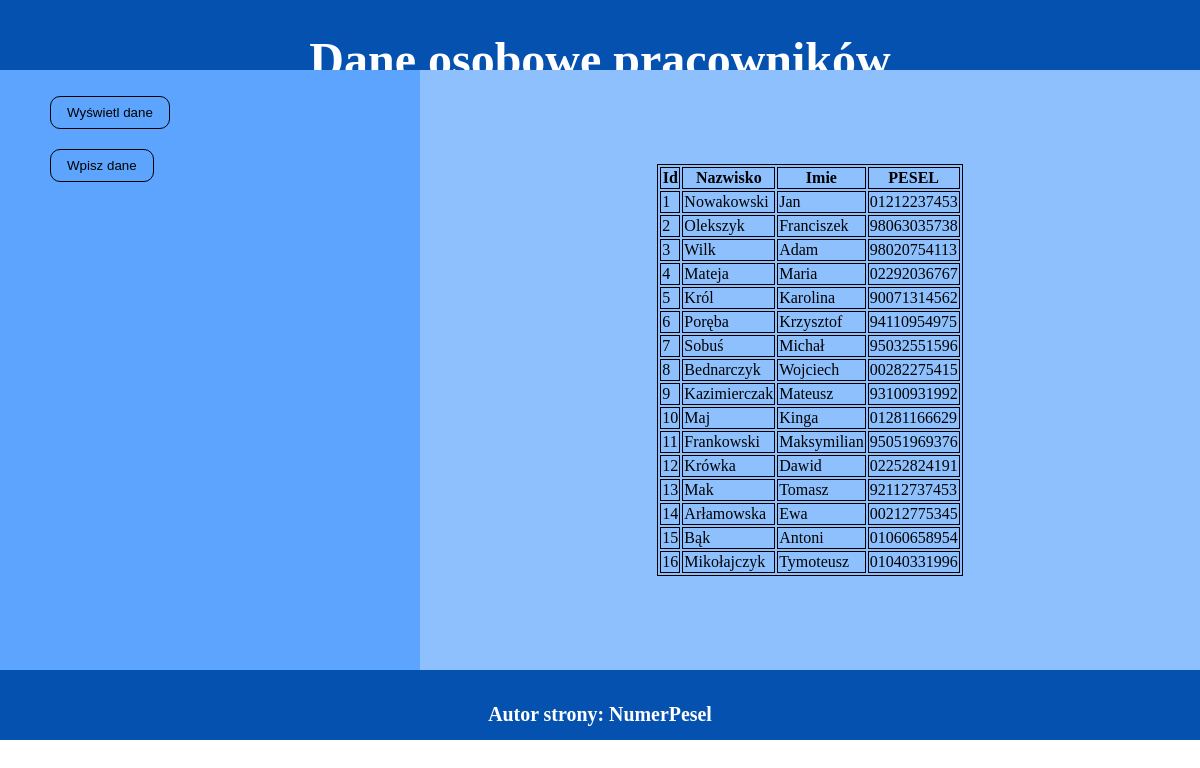
The page /rozwiazanie/index.php on the database its author committed.
### tables this page shows
CREATE TABLE `pracownicy` (
  `id` int(11) NOT NULL,
  `nazwisko` varchar(20) NOT NULL,
  `imie` varchar(20) NOT NULL,
  `PESEL` varchar(11) NOT NULL
);

### rozwiazanie/index.php (the view, shortened to what this page needs)
<?php
$connection=mysqli_connect("localhost", "root", "", "firma");
$result=mysqli_query($connection, "SELECT * FROM pracownicy;");
?>
<!DOCTYPE html>
<html lang="en">
<head>
    <link rel="stylesheet" type="text/css" href="./style.css">
</head>
<body>
    <div class="h1">
        <h1>Dane osobowe pracowników</h1></div>
    <div class="flexmain">
        <span class="flexleft">
            <ul class="ul1" type="none">
                <li><a href="index.php"><button class="btn">Wyświetl dane</button></a></li>
                <li><a href="formularz.php"><button class="btn">Wpisz dane</button></a></li>
            </ul>
        </span>
        <span class="flexright">
            <table style='margin: auto; border: 1px solid black;'>
        <tr><th>Id</th><th>Nazwisko</th><th>Imie</th><th>PESEL</th></tr>
        <?php
    while($row=mysqli_fetch_array($result)){
        echo "<tr>
        <td>".$row['id']."</td>
        <td>".$row['nazwisko']."</td>
        <td>".$row['imie']."</td>
        <td>".$row['PESEL']."</td>
        </tr>";
    }
?>
        </table>
        </span>
    </div>
    <div class="footer"><h5>Autor strony: NumerPesel</h5></div>
</body>
</html>

### rozwiazanie/style.css (style rules this page uses)
html { height: 100%; width: 100%; }
body { margin: 0px 0px 0px 0px; height: 100%; width:100%; font-family: Garamond; }
.h1 { display: flex; justify-content: center; height: 70px; background-color: #0451b0; color: white; font-size: 150%; }
.footer { display: flex; justify-content: center; height: 70px; background-color: #0451b0; color: white; font-size: 150%; }
.flexmain { display: flex; flex-direction: row; justify-content: flex-start; }
.flexleft { height: 600px; width: 35%; background-color: #5ca4fd; }
.flexright { height: 600px; width: 65%; background-color: #8ec0fd; display: flex; justify-content: center; }
.ul1 { width: 180px; }
.btn { padding-top:8px; padding-bottom: 8px; padding-left: 16px; padding-right: 16px; margin: 10px; border: 1px solid black; border-radius: 10px; background-color: transparent; }
a { text-decoration: none; }
td { border:1px solid black; }
th { border: 1px solid black; }

### rows shown on the page
pracownicy: id "1", nazwisko "Nowakowski", imie "Jan", PESEL "01212237453"
pracownicy: id "2", nazwisko "Olekszyk", imie "Franciszek", PESEL "98063035738"
pracownicy: id "3", nazwisko "Wilk", imie "Adam", PESEL "98020754113"
pracownicy: id "4", nazwisko "Mateja", imie "Maria", PESEL "02292036767"
pracownicy: id "5", nazwisko "Król", imie "Karolina", PESEL "90071314562"
pracownicy: id "6", nazwisko "Poręba", imie "Krzysztof", PESEL "94110954975"
pracownicy: id "7", nazwisko "Sobuś", imie "Michał", PESEL "95032551596"
pracownicy: id "8", nazwisko "Bednarczyk", imie "Wojciech", PESEL "00282275415"
pracownicy: id "9", nazwisko "Kazimierczak", imie "Mateusz", PESEL "93100931992"
pracownicy: id "10", nazwisko "Maj", imie "Kinga", PESEL "01281166629"
pracownicy: id "11", nazwisko "Frankowski", imie "Maksymilian", PESEL "95051969376"
pracownicy: id "12", nazwisko "Krówka", imie "Dawid", PESEL "02252824191"
pracownicy: id "13", nazwisko "Mak", imie "Tomasz", PESEL "92112737453"
pracownicy: id "14", nazwisko "Arłamowska", imie "Ewa", PESEL "00212775345"
pracownicy: id "15", nazwisko "Bąk", imie "Antoni", PESEL "01060658954"
pracownicy: id "16", nazwisko "Mikołajczyk", imie "Tymoteusz", PESEL "01040331996"
